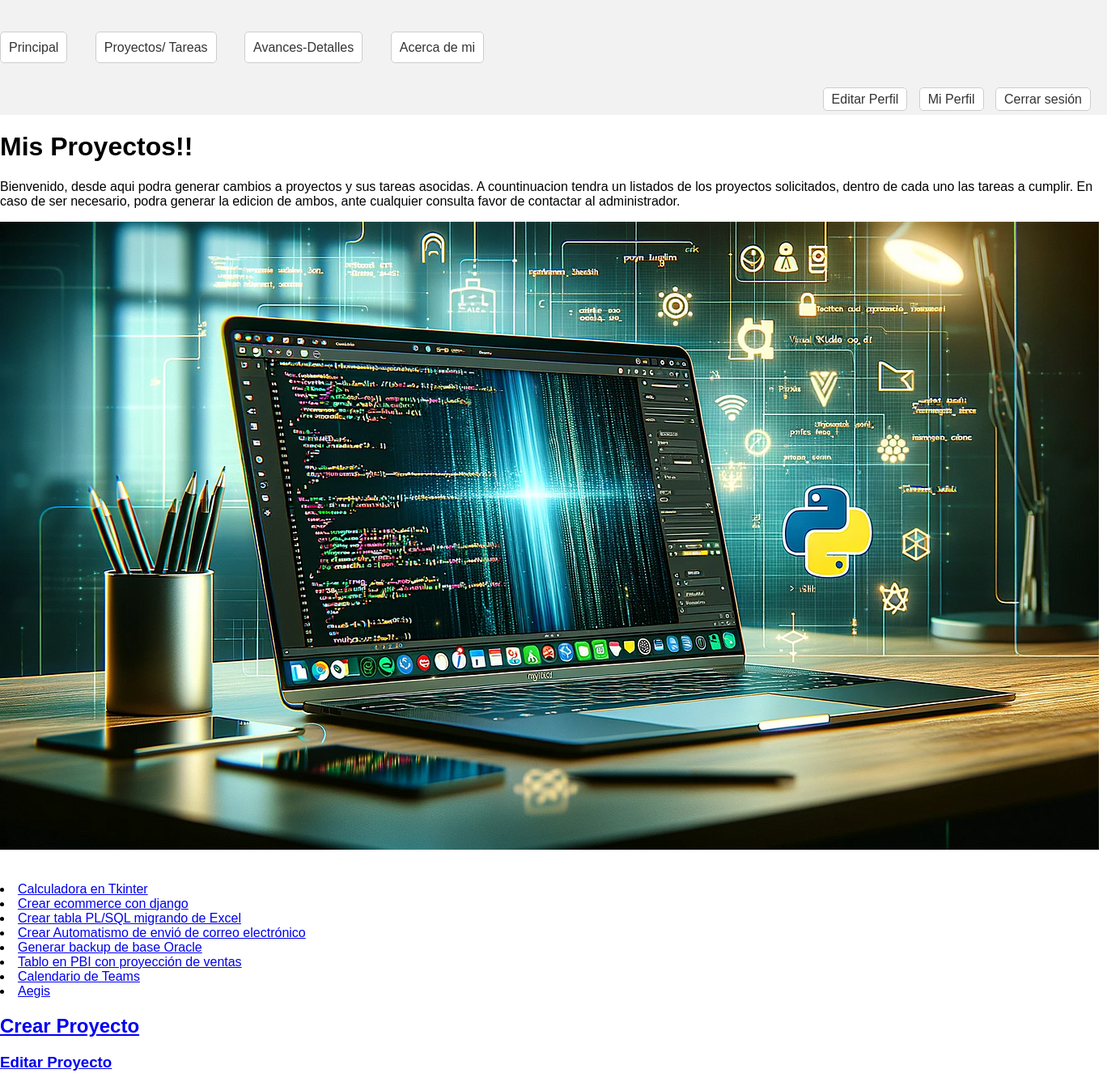
Page /proyecto/ (signed in) on the earlier database version.
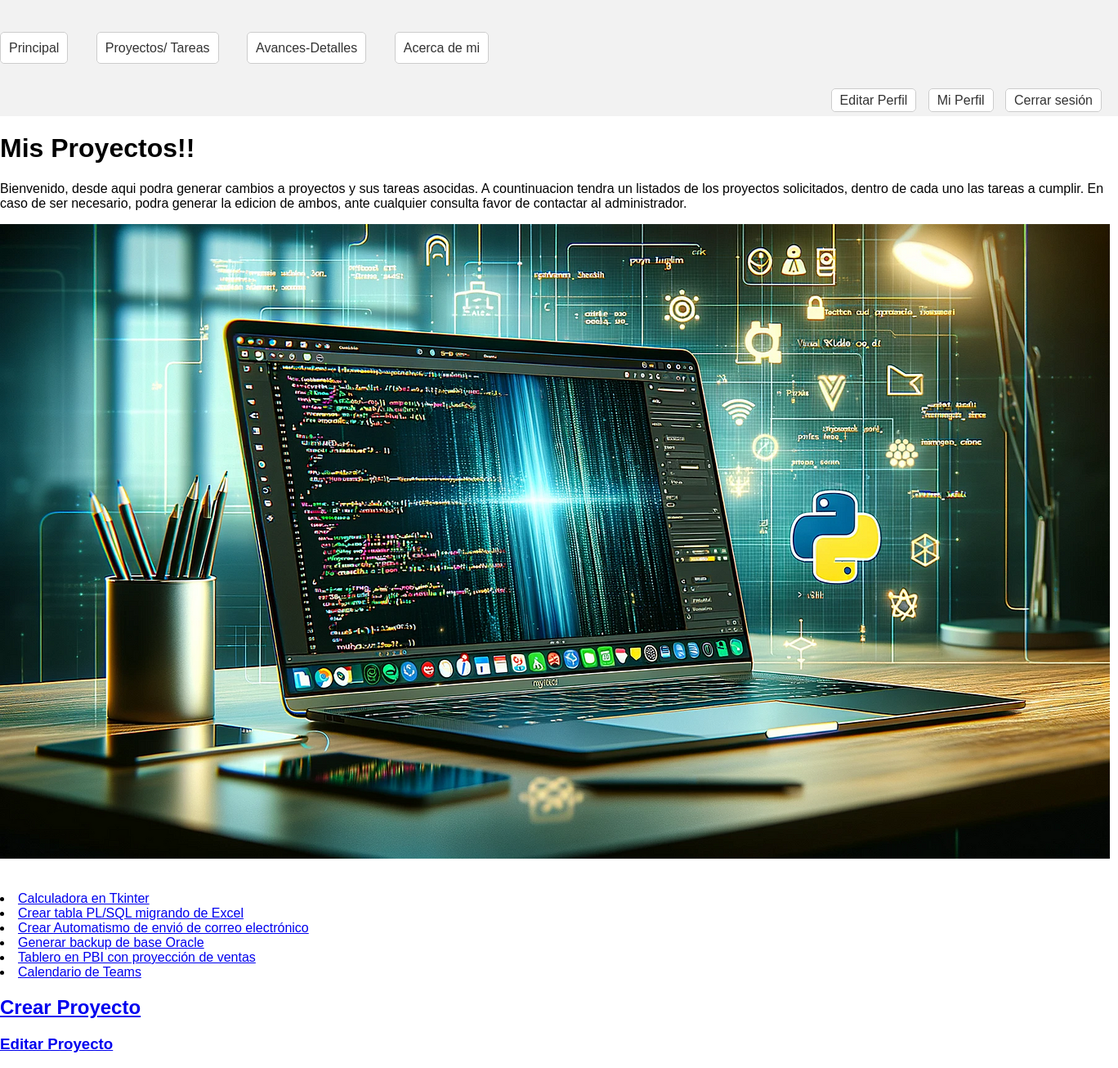
Same page on the later database version.
### app1/models.py (models this page shows, shortened)
class Proyectos(models.Model):
    nombre=models.CharField(max_length=100)
    fechacreacion=models.DateField()

### app1/views.py (the view)
# urls.py: path('proyecto/',mis_proyectos,name='proyecto'),
@login_required
def mis_proyectos(requets):
    milista=Proyectos.objects.all()
    milista2=Proyectos.objects.values('id','nombre')
    return render (requets,"proyecto.html",{'milista2':milista2})

### app1/templates/proyecto.html (shortened to what this page needs)
{% extends 'herencia.html' %}
{% load static %}
{% block dinamico %}
<h1>Mis Proyectos!!</h1>
<p>Bienvenido, desde aqui podra generar cambios a proyectos y sus tareas asocidas.
    A countinuacion tendra un listados de los proyectos solicitados, dentro de cada uno las tareas a cumplir.
    En caso de ser necesario, podra generar la edicion de ambos, ante cualquier consulta favor de contactar al administrador.
</p>
<table><img src="{% static 'logo4.png' %}" alt=""></table>
{% for i in milista2 %}
<table>
    <li>
        <a href="{% url 'proyecto_tarea' i.id %}" >{{i.nombre}}</a><br>
    </li>
</table>
{% endfor %}
<h2>
    <a href="{% url 'nuevoproyecto' %}"> Crear Proyecto</a>
</h2>
<h3>
    <a href="{% url 'editarproyecto' %}"> Editar Proyecto</a>
</h3>
{% endblock %}

Differences in the rows shown:
removed Proyectos: nombre "Crear ecommerce con django"
removed Proyectos: nombre "Aegis"
changed Proyectos: nombre "Tablo en PBI con proyección de ventas" → "Tablero en PBI con proyección de ventas"
